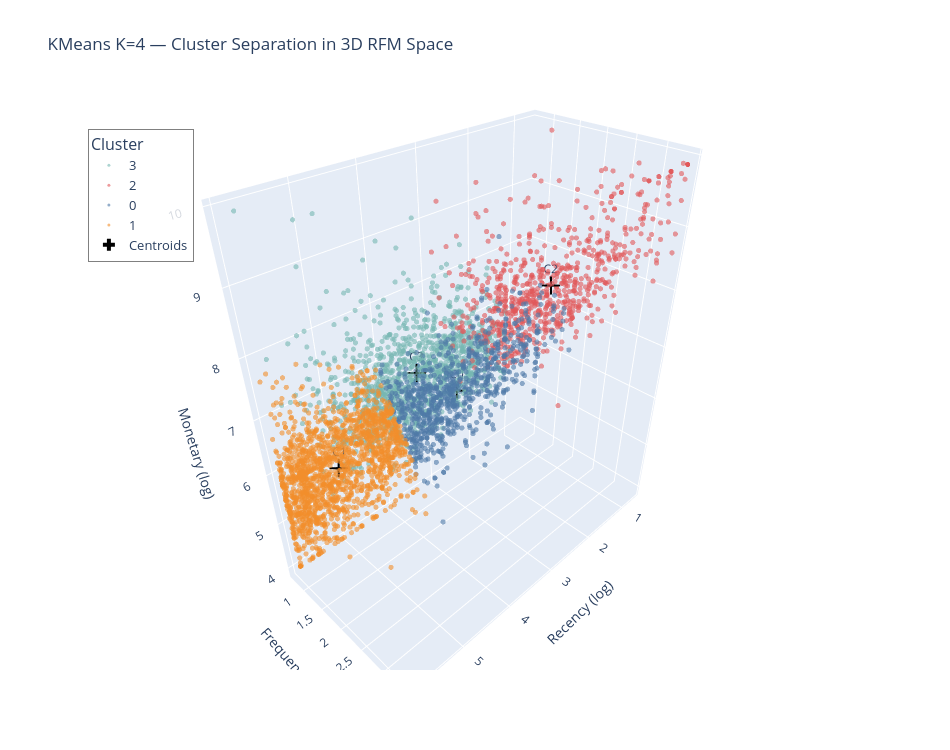

The notebook cell this image was saved under:
### Code cell
# ── FIX: discrete color + clean legend ────────────
rfm['Cluster_str'] = rfm['Cluster'].astype(str)

fig = px.scatter_3d(
    rfm,
    x='Recency_log',
    y='Frequency_log',
    z='Monetary_log',
    color='Cluster_str',
    color_discrete_map={
        '0': '#4E79A7',
        '1': '#F28E2B',
        '2': '#E15759',
        '3': '#76B7B2'
    },
    opacity=0.6,
    title='KMeans K=4 — Cluster Separation in 3D RFM Space',
    labels={
        'Recency_log'  : 'Recency (log)',
        'Frequency_log': 'Frequency (log)',
        'Monetary_log' : 'Monetary (log)',
        'Cluster_str'  : 'Cluster'
    }
)

# ── CENTROIDS ─────────────────────────────────────
centroids_log = scaler.inverse_transform(km_final.cluster_centers_)

fig.add_trace(go.Scatter3d(
    x=centroids_log[:, 0],
    y=centroids_log[:, 1],
    z=centroids_log[:, 2],
    mode='markers+text',
    marker=dict(size=10, color='black', symbol='cross'),
    text=[f'C{i}' for i in range(4)],
    textposition='top center',
    name='Centroids'
))

fig.update_traces(marker=dict(size=3), selector=dict(mode='markers'))

fig.update_layout(
    width=950,
    height=750,
    coloraxis_showscale=False,   # ← removes side color scale bar
    legend=dict(
        title='Cluster',
        x=0.01,
        y=0.95,
        bgcolor='rgba(255,255,255,0.8)',
        bordercolor='grey',
        borderwidth=1,
        font=dict(size=13)
    ),
    scene=dict(
        xaxis_title='Recency (log)',
        yaxis_title='Frequency (log)',
        zaxis_title='Monetary (log)'
    )
)

fig.show()

### Figure 1 — Plotly figure (JSON) as saved in the notebook; plotly's stock layout.template omitted (floating-point values rounded to 4 significant figures; data arrays with more than 128 entries replaced by an {"elided": "..."} marker saying what was removed)
{"data": [{"hovertemplate": "Cluster=3<br>Recency (log)=%{x}<br>Frequency (log)=%{y}<br>Monetary (log)=%{z}<extra></extra>", "legendgroup": "3", "marker": {"color": "#76B7B2", "opacity": 0.6, "size": 3, "symbol": "circle"}, "mode": "markers", "name": "3", "scene": "scene", "showlegend": true, "type": "scatter3d", "x": {"elided": "1170 float values"}, "y": {"elided": "1170 float values"}, "z": {"elided": "1170 float values"}}, {"hovertemplate": "Cluster=2<br>Recency (log)=%{x}<br>Frequency (log)=%{y}<br>Monetary (log)=%{z}<extra></extra>", "legendgroup": "2", "marker": {"color": "#E15759", "opacity": 0.6, "size": 3, "symbol": "circle"}, "mode": "markers", "name": "2", "scene": "scene", "showlegend": true, "type": "scatter3d", "x": {"elided": "734 float values"}, "y": {"elided": "734 float values"}, "z": {"elided": "734 float values"}}, {"hovertemplate": "Cluster=0<br>Recency (log)=%{x}<br>Frequency (log)=%{y}<br>Monetary (log)=%{z}<extra></extra>", "legendgroup": "0", "marker": {"color": "#4E79A7", "opacity": 0.6, "size": 3, "symbol": "circle"}, "mode": "markers", "name": "0", "scene": "scene", "showlegend": true, "type": "scatter3d", "x": {"elided": "837 float values"}, "y": {"elided": "837 float values"}, "z": {"elided": "837 float values"}}, {"hovertemplate": "Cluster=1<br>Recency (log)=%{x}<br>Frequency (log)=%{y}<br>Monetary (log)=%{z}<extra></extra>", "legendgroup": "1", "marker": {"color": "#F28E2B", "opacity": 0.6, "size": 3, "symbol": "circle"}, "mode": "markers", "name": "1", "scene": "scene", "showlegend": true, "type": "scatter3d", "x": {"elided": "1597 float values"}, "y": {"elided": "1597 float values"}, "z": {"elided": "1597 float values"}}, {"marker": {"color": "black", "size": 10, "symbol": "cross"}, "mode": "markers+text", "name": "Centroids", "text": ["C0", "C1", "C2", "C3"], "textposition": "top center", "type": "scatter3d", "x": [2.751, 5.039, 2.16, 4.0], "y": [1.067, 0.8158, 2.435, 1.568], "z": [6.046, 5.609, 8.281, 7.243]}], "layout": {"coloraxis": {"showscale": false}, "height": 750, "legend": {"bgcolor": "rgba(255,255,255,0.8)", "bordercolor": "grey", "borderwidth": 1, "font": {"size": 13}, "title": {"text": "Cluster"}, "tracegroupgap": 0, "x": 0.01, "y": 0.95}, "scene": {"domain": {"x": [0, 1], "y": [0, 1]}, "xaxis": {"title": {"text": "Recency (log)"}}, "yaxis": {"title": {"text": "Frequency (log)"}}, "zaxis": {"title": {"text": "Monetary (log)"}}}, "title": {"text": "KMeans K=4 — Cluster Separation in 3D RFM Space"}, "width": 950}}
